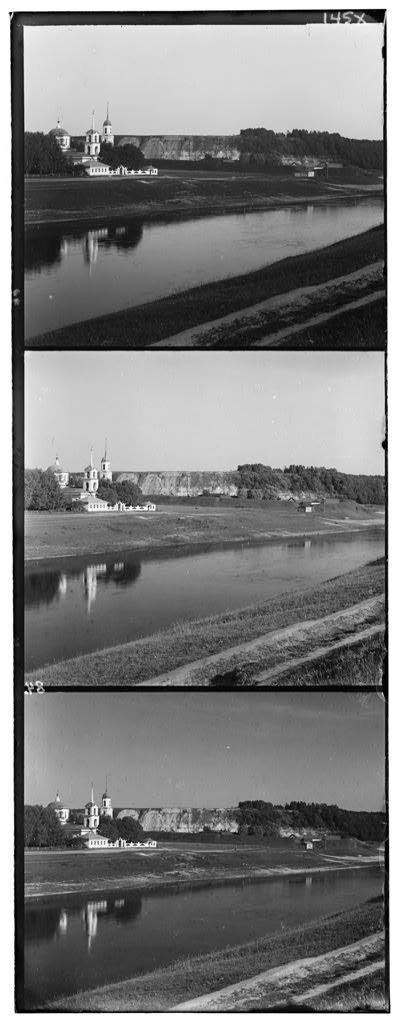
#> input picture image1.jpg, 400 x 1024 px
$ python main.py image1.jpg   (Python 2 division)
#> lines starting #> are read from the running program, lines starting #| are printed output that depends on the picture
# Import dependencies
from PIL import Image
import numpy as np
import sys

# Get Filename
filename = sys.argv[1]

# Get Image by filename
im = np.array(Image.open(filename))
#> im is the input picture: shape (1024, 400); min 0, max 255, mean 124.2

# SSD Function ( Also produces "unaligned image")
def ssd(im):

    # Holder for the image manipulation
    new_im = np.array([])
    ssd_rg = np.array([])

    # Height & Width of a single channel image (i.e. R or G or B)
    h = (im.shape[0])/3
#> h = 341
    w = (im.shape[1])
#> w = 400

    # Get RGB Images from the image (While trimming borders)
    new_r = im[2*h+30:3*h-30,30:w-30]
    new_g = im[h+30:2*h-30,30:w-30]
    new_b = im[30:h-30,30:w-30]

    # Get RGB Images from the image (While trimming borders)
    unaligned_r = im[2*h:3*h,:w]
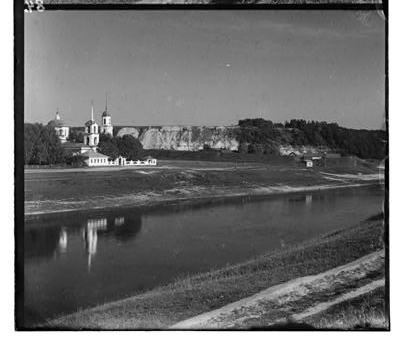
#> unaligned_r: shape (341, 400); min 0, max 255, mean 106.9
    unaligned_g = im[h:2*h,:w]
    unaligned_b = im[:h,:w]

    # First part of the assignment (i.e. produce an unaligned_image)
    unaligned_image = np.dstack((unaligned_r,unaligned_g, unaligned_b))
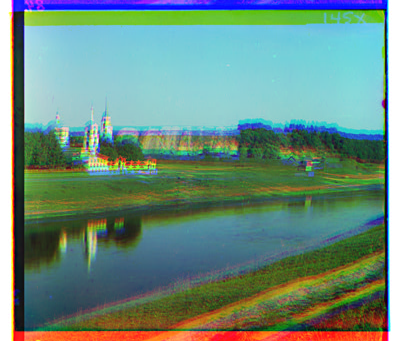
#> unaligned_image: shape (341, 400, 3); mean of channels 0, 1, 2 106.9, 139.3, 125.9; drawn as R, G, B

    # Final SSD image
    unaligned_image = Image.fromarray(unaligned_image)
    unaligned_image.show()
    unaligned_image.save("{}-color.jpg".format(filename.split(".")[0]))

    # Initializing minimum values for 'RG' comparison
    min_rg = [0,0]
    min_rg_ssd = np.sum(np.subtract(new_r,new_g, dtype=np.int64)**2)
#> min_rg_ssd = 313607099


    # Looping through different permutations of translations (-15 to 15)
    for i in range(-15,15):
        for j in range(-15,15):

            # Translate Green image for given (i,j)
            new_g = im[h+30+i:2*h-30+i,30+j:w-30+j]

            # Calculate SSD for RG comparison
            ssd_rg = np.sum(np.subtract(new_r,new_g, dtype=np.int64)**2)

            # Check if the SSD is best (i.e. lowest) & update accordignly
            if min_rg_ssd > ssd_rg:
                min_rg_ssd = ssd_rg
                min_rg = [i,j]
#> after the loop, min_rg = [4, -1]; min_rg_ssd = 250116468


    # Initializing minimum values for 'RB' comparison
    min_rb = [0,0]
    min_rb_ssd = np.sum(np.subtract(new_r,new_b, dtype=np.int64)**2)
#> min_rb_ssd = 422168984

    # Looping through different permutations of translations (-15 to 15)
    for i in range(-15,15):
        for j in range(-15,15):

            # Translate Blue image for given (i,j)
            new_b = im[30+i:h-30+i,30+j:w-30+j]

            # Calculate SSD for RB comparison
            ssd_rb = np.sum(np.subtract(new_r,new_b, dtype=np.int64)**2)

            # Check if the SSD is best (i.e. lowest) & update accordignly
            if min_rb_ssd > ssd_rb:
                min_rb_ssd = ssd_rb
                min_rb = [i,j]
#> after the loop, min_rb = [10, 1]; min_rb_ssd = 306197104


    # Getting the best translations for 'G' & 'B' channel image
    rg_x = min_rg[0]
#> rg_x = 4
    rg_y = min_rg[1]
#> rg_y = -1
    rb_x = min_rb[0]
#> rb_x = 10
    rb_y = min_rb[1]
#> rb_y = 1

    # Print best SSD Translations
    print("({}) SSD Alignment".format(filename))
    print("Green = [{},{}]".format(rg_x,rg_y))
#| Green = [4,-1]
    print("Blue = [{},{}]".format(rb_x,rb_y))
#| Blue = [10,1]


    # Performing Best translations on 'G' & 'B' channel image ('R' is left untouched)
    new_r = im[2*h+15:3*h-15,15:w-15]
#> new_r: shape (311, 370)
    new_g = im[h+15+rg_x:2*h-15+rg_x,15+rg_y:w-15+rg_y]
#> new_g: shape (311, 370)
    new_b = im[15+rb_x:h-15+rb_x,15+rb_y:w-15+rb_y]
#> new_b: shape (311, 370)

    # Stacking RGB Channel images to get the Final SSD image
    new_im = np.dstack((new_r,new_g, new_b))

    # Showing & saving Final SSD image
    new_im = Image.fromarray(new_im)
    new_im.show()
    new_im.save("{}-ssd.jpg".format(filename.split(".")[0]))

# NCC Function
def ncc(im):

    # Holder for the image manipulation
    new_im = np.array([])
    ncc_rg = np.array([])

    # Height & Width of a single channel image (i.e. R or G or B)
    h = (im.shape[0])/3
#> h = 341
    w = (im.shape[1])
#> w = 400

    # Get RGB Images from the image (While trimming borders)
    new_r = im[2*h+15:3*h-15,15:w-15]
    new_g = im[h+15:2*h-15,15:w-15]
    new_b = im[15:h-15,15:w-15]
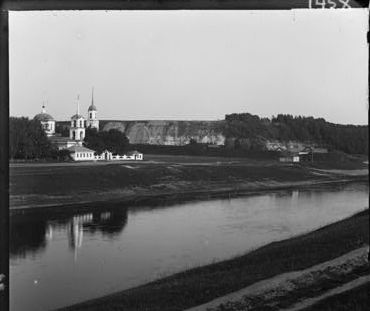
#> new_b: shape (311, 370); min 0, max 253, mean 119.8

    # Getting 'mean' for each of the RGB channel image
    norm_r = new_r.mean(dtype=np.int64)
#> norm_r = 95
    norm_g = new_g.mean(dtype=np.int64)
#> norm_g = 138
    norm_b = new_b.mean(dtype=np.int64)
#> norm_b = 119

    # Subtracting 'mean' from each of the RGB channel image respectively
    new_r = np.subtract(new_r, norm_r, dtype=np.int64)
    new_g = np.subtract(new_g, norm_g, dtype=np.int64)
    new_b = np.subtract(new_b, norm_b, dtype=np.int64)

    # Calculate 'norm' for each of the RGB channel image
    norm_r = np.linalg.norm(new_r)
#> norm_r = 13763.5
    norm_g = np.linalg.norm(new_g)
#> norm_g = 19384.8
    norm_b = np.linalg.norm(new_b)
#> norm_b = 25585.5


    # Calculate 'normalized image' for each of the RGB channel image
    new_r = new_r / norm_r
    new_g = new_g / norm_g
    new_b = new_b / norm_b


    # Initializing 'R' & 'G' translated channel images for the loop ahead
    new_gt = new_g[0:(-30+0),0:(-30+0)]
    new_rt = new_r[0:(-30+0),0:(-30+0)]
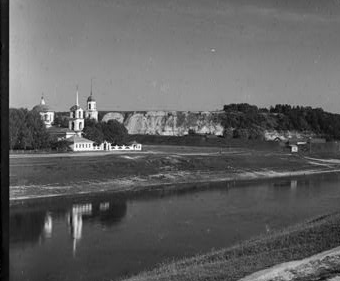
#> new_rt: shape (281, 340) float64; min -0.0069, max 0.0116, mean 0.000146; drawn with min black and max white

    # Initializing best values for 'RG' comparison
    min_rg = [0,0]
    min_rg_ncc = np.sum(np.multiply(new_rt,new_gt))
#> min_rg_ncc = 0.651


    # Looping through different permutations of translations (-15 to 15)
    for i in range(30):
        for j in range(30):

            # Translate Green image for given (i,j)
            new_gt = new_g[i:(-30+i),j:(-30+j)]

            # Calculate NCC for RG comparison
            ncc_rg = np.sum(np.multiply(new_rt,new_gt))

            # Check if the NCC is best (i.e. highest) & update accordignly
            if min_rg_ncc < ncc_rg:
                min_rg_ncc = ncc_rg
                min_rg = [i,j]
#> after the loop, min_rg = [4, 0]; min_rg_ncc = 0.724


    # Initializing 'R' & 'B' translated channel images for the loop ahead
    new_bt = new_b[0:(-30+0),0:(-30+0)]
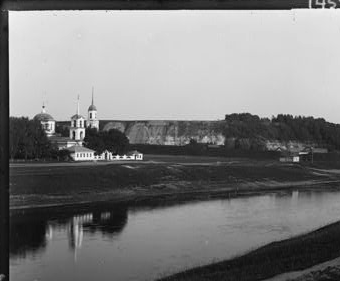
#> new_bt: shape (281, 340) float64; min -0.00446, max 0.00524, mean 0.000341; drawn with min black and max white
    new_rt = new_r[0:(-30+0),0:(-30+0)]

    # Initializing best values for 'RB' comparison
    min_rb = [0,0]
    min_rb_ncc = np.sum(new_rt*new_bt)
#> min_rb_ncc = 0.508


    # Looping through different permutations of translations (-15 to 15)
    for i in range(30):
        for j in range(30):

            # Translate Blue image for given (i,j)
            new_bt = new_b[i:(-30+i),j:(-30+j)]

            # Calculate NCC for RB comparison
            ncc_rb = np.sum(new_rt*new_bt)

            # Check if the NCC is best (i.e. highest) & update accordignly
            if min_rb_ncc < ncc_rb:
                min_rb_ncc = ncc_rb
                min_rb = [i,j]
#> after the loop, min_rb = [10, 1]; min_rb_ncc = 0.617


    # Getting the best translations for 'G' & 'B' channel image
    rg_x = min_rg[0]
#> rg_x = 4
    rg_y = min_rg[1]
#> rg_y = 0
    rb_x = min_rb[0]
#> rb_x = 10
    rb_y = min_rb[1]
#> rb_y = 1


    # Print best NCC translations
    print("({}) NCC Alignment".format(filename))
    print("Green = [{},{}]".format(rg_x,rg_y))
#| Green = [4,0]
    print("Blue = [{},{}]".format(rb_x,rb_y))
#| Blue = [10,1]


    # Performing Best translations on 'G' & 'B' channel image ('R' is left untouched)
    new_r = im[2*h:3*h-30,:w-30]
    new_g = im[h+rg_x:2*h+ (-30+rg_x),rg_y:w+(-30+rg_y)]
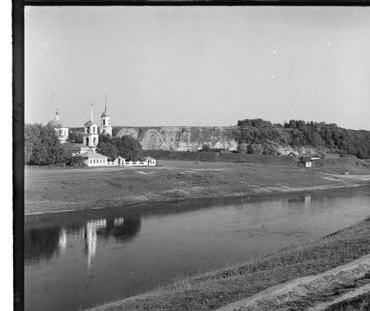
#> new_g: shape (311, 370); min 0, max 255, mean 142.4
    new_b = im[rb_x:h + (-30+rb_x),rb_y:w+(-30+rb_y)]


    # Stacking RGB Channel images to get the Final NCC image
    new_im = np.dstack((new_r,new_g, new_b))
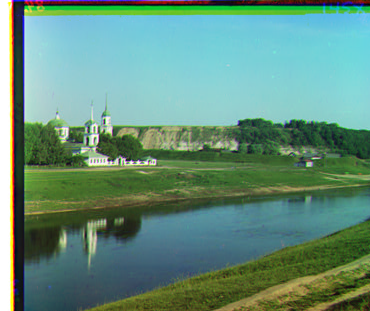
#> new_im: shape (311, 370, 3); mean of channels 0, 1, 2 100.1, 142.4, 123.2; drawn as R, G, B

    # Saving & Showing Final NCC image
    new_im = Image.fromarray(new_im)
    new_im.show()
    new_im.save("{}-ncc.jpg".format(filename.split(".")[0]))

# Calling SSD & NCC Function
ssd(im)
ncc(im)

# Note : 'ssd(im)' also produces 'unaligned image'

$ run again, on image3.jpg
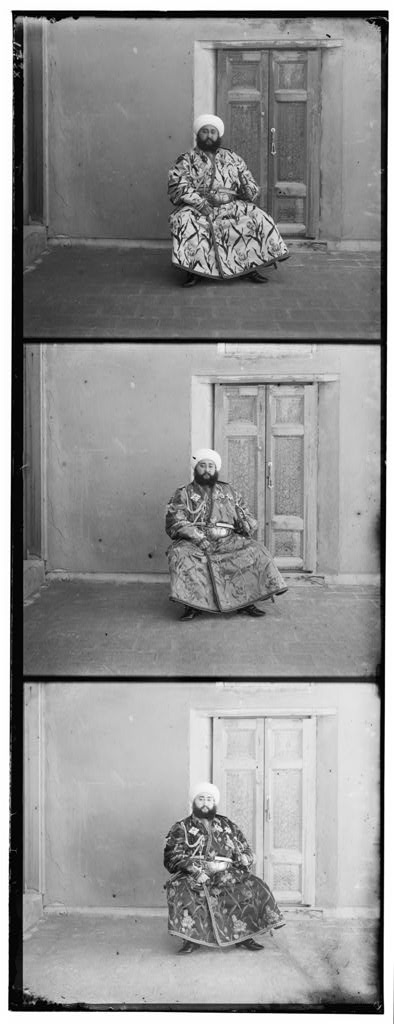
#> input picture image3.jpg, 394 x 1024 px
#> im is the input picture: shape (1024, 394); min 0, max 255, mean 145.2
#> in ssd, `min_rg_ssd = np.sum(np.subtract(new_r,new_g, dtype=np.int64)**2)`: min_rg_ssd = 222303546
#> after the loop in ssd, `for i in range(-15,15):`: min_rg = [7, 2]; min_rg_ssd = 179878043
#> in ssd, `min_rb_ssd = np.sum(np.subtract(new_r,new_b, dtype=np.int64)**2)`: min_rb_ssd = 573955159
#> after the loop in ssd, `for i in range(-15,15):`: min_rb = [-11, 14]; min_rb_ssd = 511664729
#> in ssd, `rg_x = min_rg[0]`: rg_x = 7
#> in ssd, `rg_y = min_rg[1]`: rg_y = 2
#> in ssd, `rb_x = min_rb[0]`: rb_x = -11
#> in ssd, `rb_y = min_rb[1]`: rb_y = 14
#| Green = [7,2]
#| Blue = [-11,14]
#> in ncc, `norm_r = new_r.mean(dtype=np.int64)`: norm_r = 172
#> in ncc, `norm_g = new_g.mean(dtype=np.int64)`: norm_g = 141
#> in ncc, `norm_b = new_b.mean(dtype=np.int64)`: norm_b = 113
#> in ncc, `norm_r = np.linalg.norm(new_r)`: norm_r = 16125.7
#> in ncc, `norm_g = np.linalg.norm(new_g)`: norm_g = 13800.4
#> in ncc, `norm_b = np.linalg.norm(new_b)`: norm_b = 13845
#> in ncc, `min_rg_ncc = np.sum(np.multiply(new_rt,new_gt))`: min_rg_ncc = 0.543
#> after the loop in ncc, `for i in range(30):`: min_rg = [7, 1]; min_rg_ncc = 0.619
#> in ncc, `new_bt = new_b[0:(-30+0),0:(-30+0)]`:
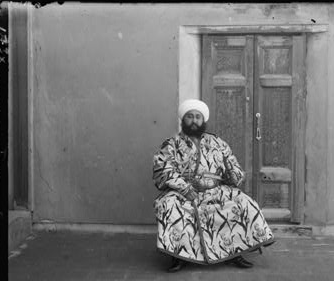
#> new_bt: shape (281, 334) float64; min -0.00816, max 0.0099, mean 3.37e-05; drawn with min black and max white
#> in ncc, `min_rb_ncc = np.sum(new_rt*new_bt)`: min_rb_ncc = 0.26
#> after the loop in ncc, `for i in range(30):`: min_rb = [14, 0]; min_rb_ncc = 0.324
#> in ncc, `rg_x = min_rg[0]`: rg_x = 7
#> in ncc, `rg_y = min_rg[1]`: rg_y = 1
#> in ncc, `rb_x = min_rb[0]`: rb_x = 14
#> in ncc, `rb_y = min_rb[1]`: rb_y = 0
#| Green = [7,1]
#| Blue = [14,0]
#> in ncc, `new_im = np.dstack((new_r,new_g, new_b))`:
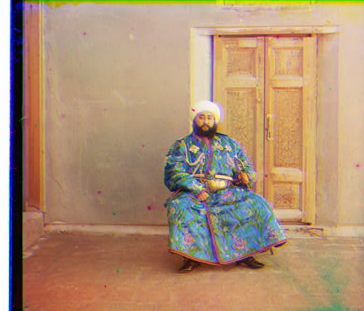
#> new_im: shape (311, 364, 3); mean of channels 0, 1, 2 175, 144.2, 116.6; drawn as R, G, B

$ run again, on image4.jpg
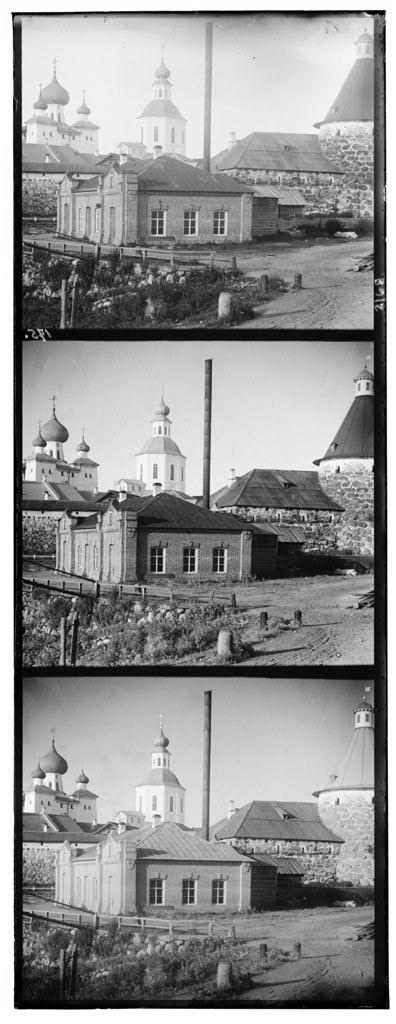
#> input picture image4.jpg, 396 x 1024 px
#> im is the input picture: shape (1024, 396); min 0, max 255, mean 146.8
#> in ssd, `min_rg_ssd = np.sum(np.subtract(new_r,new_g, dtype=np.int64)**2)`: min_rg_ssd = 265977336
#> after the loop in ssd, `for i in range(-15,15):`: min_rg = [9, 1]; min_rg_ssd = 136593034
#> in ssd, `min_rb_ssd = np.sum(np.subtract(new_r,new_b, dtype=np.int64)**2)`: min_rb_ssd = 238847421
#> after the loop in ssd, `for i in range(-15,15):`: min_rb = [13, 1]; min_rb_ssd = 115381854
#> in ssd, `rg_x = min_rg[0]`: rg_x = 9
#> in ssd, `rg_y = min_rg[1]`: rg_y = 1
#> in ssd, `rb_x = min_rb[0]`: rb_x = 13
#> in ssd, `rb_y = min_rb[1]`: rb_y = 1
#| Green = [9,1]
#| Blue = [13,1]
#> in ncc, `norm_r = new_r.mean(dtype=np.int64)`: norm_r = 136
#> in ncc, `norm_g = new_g.mean(dtype=np.int64)`: norm_g = 138
#> in ncc, `norm_b = new_b.mean(dtype=np.int64)`: norm_b = 155
#> in ncc, `norm_r = np.linalg.norm(new_r)`: norm_r = 21615.1
#> in ncc, `norm_g = np.linalg.norm(new_g)`: norm_g = 22839.7
#> in ncc, `norm_b = np.linalg.norm(new_b)`: norm_b = 22296.3
#> in ncc, `min_rg_ncc = np.sum(np.multiply(new_rt,new_gt))`: min_rg_ncc = 0.522
#> after the loop in ncc, `for i in range(30):`: min_rg = [9, 1]; min_rg_ncc = 0.639
#> in ncc, `new_bt = new_b[0:(-30+0),0:(-30+0)]`:
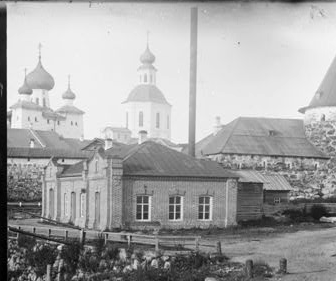
#> new_bt: shape (281, 336) float64; min -0.00695, max 0.00449, mean 0.000425; drawn with min black and max white
#> in ncc, `min_rb_ncc = np.sum(new_rt*new_bt)`: min_rb_ncc = 0.506
#> after the loop in ncc, `for i in range(30):`: min_rb = [13, 1]; min_rb_ncc = 0.622
#> in ncc, `rg_x = min_rg[0]`: rg_x = 9
#> in ncc, `rg_y = min_rg[1]`: rg_y = 1
#> in ncc, `rb_x = min_rb[0]`: rb_x = 13
#> in ncc, `rb_y = min_rb[1]`: rb_y = 1
#| Green = [9,1]
#| Blue = [13,1]
#> in ncc, `new_im = np.dstack((new_r,new_g, new_b))`:
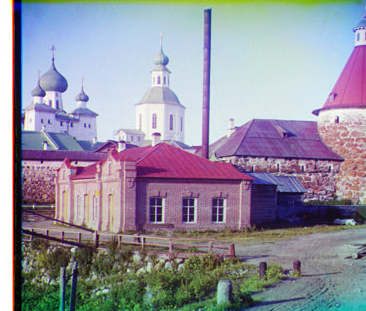
#> new_im: shape (311, 366, 3); mean of channels 0, 1, 2 148.2, 145.4, 159.1; drawn as R, G, B

$ run again, on image5.jpg
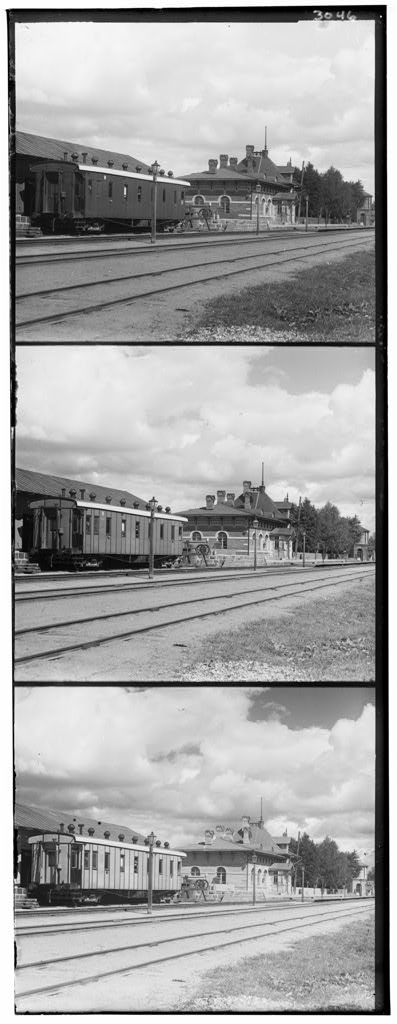
#> input picture image5.jpg, 397 x 1024 px
#> im is the input picture: shape (1024, 397); min 0, max 255, mean 163.6
#> in ssd, `min_rg_ssd = np.sum(np.subtract(new_r,new_g, dtype=np.int64)**2)`: min_rg_ssd = 212692162
#> after the loop in ssd, `for i in range(-15,15):`: min_rg = [6, 1]; min_rg_ssd = 88714688
#> in ssd, `min_rb_ssd = np.sum(np.subtract(new_r,new_b, dtype=np.int64)**2)`: min_rb_ssd = 373545913
#> after the loop in ssd, `for i in range(-15,15):`: min_rb = [11, 4]; min_rb_ssd = 265076873
#> in ssd, `rg_x = min_rg[0]`: rg_x = 6
#> in ssd, `rg_y = min_rg[1]`: rg_y = 1
#> in ssd, `rb_x = min_rb[0]`: rb_x = 11
#> in ssd, `rb_y = min_rb[1]`: rb_y = 4
#| Green = [6,1]
#| Blue = [11,4]
#> in ncc, `norm_r = new_r.mean(dtype=np.int64)`: norm_r = 176
#> in ncc, `norm_g = new_g.mean(dtype=np.int64)`: norm_g = 162
#> in ncc, `norm_b = new_b.mean(dtype=np.int64)`: norm_b = 151
#> in ncc, `norm_r = np.linalg.norm(new_r)`: norm_r = 17203.1
#> in ncc, `norm_g = np.linalg.norm(new_g)`: norm_g = 20120.3
#> in ncc, `norm_b = np.linalg.norm(new_b)`: norm_b = 23769.1
#> in ncc, `min_rg_ncc = np.sum(np.multiply(new_rt,new_gt))`: min_rg_ncc = 0.545
#> after the loop in ncc, `for i in range(30):`: min_rg = [6, 1]; min_rg_ncc = 0.719
#> in ncc, `min_rb_ncc = np.sum(new_rt*new_bt)`: min_rb_ncc = 0.419
#> after the loop in ncc, `for i in range(30):`: min_rb = [11, 4]; min_rb_ncc = 0.578
#> in ncc, `rg_x = min_rg[0]`: rg_x = 6
#> in ncc, `rg_y = min_rg[1]`: rg_y = 1
#> in ncc, `rb_x = min_rb[0]`: rb_x = 11
#> in ncc, `rb_y = min_rb[1]`: rb_y = 4
#| Green = [6,1]
#| Blue = [11,4]
#> in ncc, `new_im = np.dstack((new_r,new_g, new_b))`:
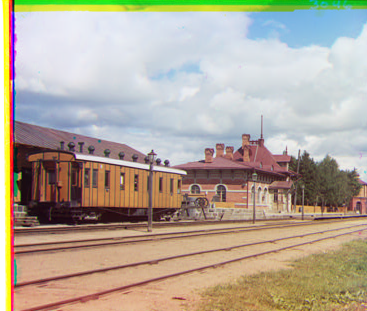
#> new_im: shape (311, 367, 3); mean of channels 0, 1, 2 178.3, 167.5, 152.3; drawn as R, G, B
